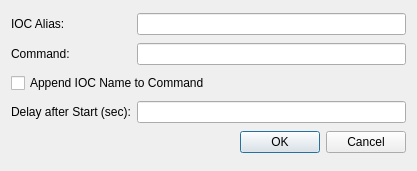
<?xml version="1.0" encoding="UTF-8"?>
<ui version="4.0">
 <class>Dialog</class>
 <widget class="QDialog" name="Dialog">
  <property name="geometry">
   <rect>
    <x>0</x>
    <y>0</y>
    <width>417</width>
    <height>171</height>
   </rect>
  </property>
  <property name="windowTitle">
   <string>Dialog</string>
  </property>
  <layout class="QGridLayout" name="gridLayout">
   <item row="0" column="0">
    <widget class="QLabel" name="label_3">
     <property name="text">
      <string>IOC Alias:</string>
     </property>
    </widget>
   </item>
   <item row="0" column="1">
    <widget class="QLineEdit" name="aliasEdit"/>
   </item>
   <item row="1" column="0">
    <widget class="QLabel" name="label">
     <property name="text">
      <string>Command:</string>
     </property>
    </widget>
   </item>
   <item row="1" column="1">
    <widget class="QLineEdit" name="cmdEdit"/>
   </item>
   <item row="2" column="0" colspan="2">
    <widget class="QCheckBox" name="flagCheckBox">
     <property name="text">
      <string>Append IOC Name to Command</string>
     </property>
    </widget>
   </item>
   <item row="3" column="0">
    <widget class="QLabel" name="label_2">
     <property name="text">
      <string>Delay after Start (sec):</string>
     </property>
    </widget>
   </item>
   <item row="3" column="1">
    <widget class="QLineEdit" name="delayEdit"/>
   </item>
   <item row="4" column="0" colspan="2">
    <widget class="QDialogButtonBox" name="buttonBox">
     <property name="orientation">
      <enum>Qt::Horizontal</enum>
     </property>
     <property name="standardButtons">
      <set>QDialogButtonBox::Cancel|QDialogButtonBox::Ok</set>
     </property>
    </widget>
   </item>
  </layout>
 </widget>
 <resources/>
 <connections>
  <connection>
   <sender>buttonBox</sender>
   <signal>accepted()</signal>
   <receiver>Dialog</receiver>
   <slot>accept()</slot>
   <hints>
    <hint type="sourcelabel">
     <x>248</x>
     <y>254</y>
    </hint>
    <hint type="destinationlabel">
     <x>157</x>
     <y>274</y>
    </hint>
   </hints>
  </connection>
  <connection>
   <sender>buttonBox</sender>
   <signal>rejected()</signal>
   <receiver>Dialog</receiver>
   <slot>reject()</slot>
   <hints>
    <hint type="sourcelabel">
     <x>316</x>
     <y>260</y>
    </hint>
    <hint type="destinationlabel">
     <x>286</x>
     <y>274</y>
    </hint>
   </hints>
  </connection>
 </connections>
</ui>
